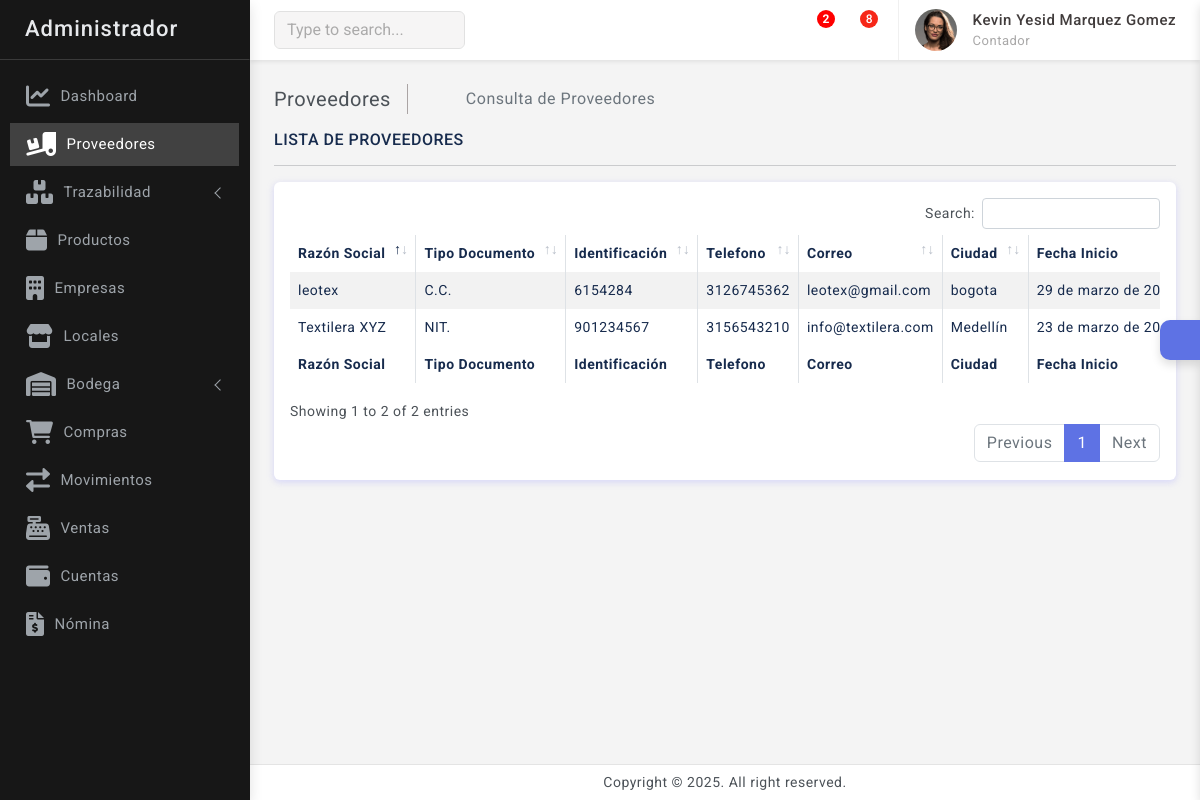
The page /proveedores/ (signed in) on the database its author committed.
### usuarios/models.py (models this page shows, shortened)
class PerfilUsuario(models.Model):
    usuario                             = models.OneToOneField(Usuario, on_delete=models.CASCADE)
    nombre                              = models.CharField(max_length=50)
    apellido                            = models.CharField(max_length=50)
    documento                           = models.IntegerField(unique=True)
    telefono                            = models.IntegerField(unique=True)
    cargo                               = models.ForeignKey(Cargo, on_delete=models.CASCADE, related_name="Cargo")
    def full_name(self):
        return f'{self.nombre} {self.apellido}'

class Cargo(models.Model):
    nombre  = models.CharField(max_length=50, unique=True)
    area    = models.ForeignKey(Area, on_delete=models.CASCADE, related_name="Area_relacionada")
    def __str__(self):
        return self.nombre

### proveedores/models.py (models this page shows, shortened)
class Proveedor(models.Model):
    UserResponsable       = models.ForeignKey(PerfilUsuario, on_delete=models.CASCADE)
    Razon_Social          = models.CharField(max_length=100, null=False, blank=False)
    Tipo_documentos=(
        ('C.C.','C.C'),
        ('NIT.','NIT.'),
        ('PAS','PAS'),
    )
    Tipo_documento          = models.CharField(max_length=50, choices=Tipo_documentos, default='NIT')
    Identificacion          = models.IntegerField(unique=True, null=False, blank=False)
    Telefono                = models.IntegerField()
    Correo                  = models.EmailField(max_length=100, unique=True, null=False, blank=False)
    Ciudad                  = models.CharField(max_length=100)
    Direccion               = models.CharField(max_length=100)
    Fecha_Inicio_Actividad  = models.DateField(null=False, blank=False)
    class Meta:
        verbose_name='Proveedor'
        verbose_name_plural='Proveedores'

### proveedores/views.py (the view)
# urls.py: path('proveedores/', include('proveedores.urls')),
@login_required(login_url = 'login')
def proveedores(request):
    proveedores = Proveedor.objects.all()
    return render(request, 'proveedores/proveedores.html', {'proveedores': proveedores})

### kiddes/context_processors.py (called while the page is built)
def global_context(request):
    user = None
    perfil = None
    contrato = None
    empresas = None
    if request.user.is_authenticated:
        user = request.user
        perfil = PerfilUsuario.objects.filter(usuario=request.user).first()
        if perfil:
            contrato = Contrato.objects.filter(perfil=perfil).first()
    empresas = Empresa.objects.all
    empresa_id = request.session.get('empresa_id')
    empresa_activa = None
    if empresa_id:
        empresa_activa = Empresa.objects.filter(id=empresa_id).first()
    return {
        'perfil': perfil,
        'user': user,
        'contrato': contrato,
        'empresas': empresas,
        'empresa_id': empresa_id,
        'empresa_activa': empresa_activa,
    }

### notificaciones/context_processors.py (called while the page is built)
def notificaciones_context(request):
    if request.user.is_authenticated:
        notificaciones = Notificacion.objects.filter(user=request.user, leida=False).order_by('-fecha_creacion')
    else:
        notificaciones = []
    return {'notificaciones': notificaciones}

### templates/proveedores/proveedores.html (shortened to what this page needs)
{% extends 'base.html' %}
{% block content %}
    <div class="page-wrapper">
        <div class="page-content">
            <div class="page-breadcrumb d-none d-sm-flex align-items-center mb-3">
                <div class="breadcrumb-title pe-3">Proveedores</div>
                <div class="ps-3">
                    <nav aria-label="breadcrumb">
                        <ol class="breadcrumb mb-0 p-0">
                            <li class="breadcrumb-item"><a href="{% url 'home' %}"><i class="bx bx-home-alt"></i></a>
                            </li>
                            <li class="breadcrumb-item active" aria-current="page">Consulta de Proveedores</li>
                        </ol>
                    </nav>
                </div>
            </div>
            <h6 class="mb-0 text-uppercase">Lista de Proveedores</h6>
            <hr />
            <div class="card">
                <div class="card-body">
                    <div class="table-responsive">
                        <table id="example2" class="table table-striped table-bordered">
                            <thead>
                                <tr>
                                    <th>Razón Social</th>
                                    <th>Tipo Documento</th>
                                    <th>Identificación</th>
                                    <th>Telefono</th>
                                    <th>Correo</th>
                                    <th>Ciudad</th>
                                    <th>Fecha Inicio</th>
                                </tr>
                            </thead>
                            <tbody>
                                {% if proveedores %}
                                    {% for proveedor in proveedores %}
                                    <tr>
                                        <td>{{ proveedor.Razon_Social }}</td>
                                        <td>{{ proveedor.Tipo_documento }}</td>
                                        <td>{{ proveedor.Identificacion }}</td>
                                        <td>{{ proveedor.Telefono }}</td>
                                        <td>{{ proveedor.Correo }}</td>
                                        <td>{{ proveedor.Ciudad }}</td>
                                        <td>{{ proveedor.Fecha_Inicio_Actividad }}</td>
                                    </tr>
                                    {% endfor %}
                                {% endif %}
                            </tbody>
                            <tfoot>
                                <tr>
                                    <th>Razón Social</th>
                                    <th>Tipo Documento</th>
                                    <th>Identificación</th>
                                    <th>Telefono</th>
                                    <th>Correo</th>
                                    <th>Ciudad</th>
                                    <th>Fecha Inicio</th>
                                </tr>
                            </tfoot>
                        </table>
                    </div>
                </div>
            </div>
        </div>
    </div>
{% endblock %}

### templates/includes/navbar.html (shortened to what this page needs)
{% load static %}
<header>
    <div class="topbar d-flex align-items-center">
        <nav class="navbar navbar-expand">
            <div class="search-bar flex-grow-1">
                <div class="position-relative search-bar-box">
                    <input type="text" class="form-control search-control" placeholder="Type to search..."> <span class="position-absolute top-50 search-show translate-middle-y"><i class='bx bx-search'></i></span>
                </div>
            </div>
            <div class="top-menu ms-auto">
                <ul class="navbar-nav align-items-center">
                    <li class="nav-item dropdown dropdown-large">
                        <a class="nav-link dropdown-toggle dropdown-toggle-nocaret" href="#" role="button" data-bs-toggle="dropdown" aria-expanded="false">	<i class='bx bx-category'></i>
                        </a>
                    </li>
                    <li class="nav-item dropdown dropdown-large">
                        <a class="nav-link dropdown-toggle dropdown-toggle-nocaret position-relative" href="#" role="button" data-bs-toggle="dropdown" aria-expanded="false">
                            <span id="notificaciones-count" class="alert-count notificacion" data-url="{% url 'contar_notificaciones' %}" style="display: {% if notificaciones|length > 0 %}inline-block{% else %}none{% endif %};">
                                {{ notificaciones|length }}
                            </span>
                            <i class='bx bx-bell'></i>
                        </a>
                    </li>
                    <li class="nav-item dropdown dropdown-large">
                        <a class="nav-link dropdown-toggle dropdown-toggle-nocaret position-relative" href="#" role="button" data-bs-toggle="dropdown" aria-expanded="false"> <span class="alert-count">8</span>
                            <i class='bx bx-comment'></i>
                        </a>
                    </li>
                </ul>
            </div>
            <div class="user-box dropdown">
                <a class="d-flex align-items-center nav-link dropdown-toggle dropdown-toggle-nocaret" href="#" role="button" data-bs-toggle="dropdown" aria-expanded="false">
                    <img src="{% static 'images/avatars/avatar-2.png' %}" class="user-img" alt="user avatar">
                    <div class="user-info ps-3">
                        <p class="user-name mb-0"> {{perfil.full_name}} </p>
                        <p class="designattion mb-0">{{perfil.cargo}}</p>
                    </div>
                </a>
            </div>
        </nav>
    </div>
</header>

### kiddes/static/css/app.css (style rules this page uses)
body { font-size: 14px; color: #4c5258; letter-spacing: .5px; background-color: #f4f4f4; overflow-x: hidden; font-family: Roboto, sans-serif }
a { text-decoration: none }
.topbar { position: fixed; top: 0; left: 250px; right: 0; height: 60px; background: #fff; border-bottom: 1px solid rgb(228 228 228 / 0%); z-index: 10; box-shadow: 0 .125rem .25rem rgba(0, 0, 0, .075)!important }
.topbar .navbar { width: 100%; height: 60px; padding-left: 1.5rem; padding-right: 1.5rem; }
.page-wrapper { height: 100%; margin-top: 60px; margin-bottom: 30px; margin-left: 250px }
.page-content { padding: 1.5rem 1.5rem 0.7rem 1.5rem }
.breadcrumb-title { font-size: 20px; border-right: 1.5px solid #aaa4a4 }
.page-breadcrumb .breadcrumb li.breadcrumb-item { font-size: 16px }
.page-breadcrumb .breadcrumb-item+.breadcrumb-item::before { display: inline-block; padding-right: .5rem; color: #6c757d; font-family: LineIcons; content: "\ea5c" }
input::placeholder { color: #000!important; opacity: .3!important }
.search-bar-box { width: 40% }
.search-control { background-color: #f6f5f5; border: 1px solid #e1e1e1; padding-right: 2.5rem }
.search-show { font-size: 18px; right: 15px }
.topbar .navbar .navbar-nav .nav-link { padding-right: .8rem; padding-left: .8rem; color: #252323; font-size: 22px }
.dropdown-toggle-nocaret:after { display: none }
.alert-count { position: absolute; top: 5px; left: 22px; width: 18px; height: 18px; display: flex; align-items: center; justify-content: center; border-radius: 50%; font-size: 12px; font-weight: 500; color: #fff; background: #f62718 }
.user-img { width: 42px; height: 42px; border-radius: 50%; border: 0 solid #e5e5e5; padding: 0; margin-left: 1rem; }
.user-info .user-name { font-size: 15px; font-weight: 500; color: #413c3c }
.user-info .designattion { font-size: 13px; color: #a9a8a8 }
.user-box { display: flex; align-items: center; height: 60px; border-left: 1px solid #f0f0f0; margin-left: 1rem }
.dropdown-large { position: relative }

### kiddes/static/css/style.css (style rules this page uses)
.notificacion { background-color: red; color: white; font-size: 12px; font-weight: bold; border-radius: 50%; width: 18px; height: 18px; text-align: center; line-height: 18px; position: absolute; top: 5px; right: -5px; }

### rows shown on the page
PerfilUsuario: full_name "Kevin Yesid Marquez Gomez", cargo "Contador"
Proveedor: Razon_Social "Textilera XYZ", Tipo_documento "NIT.", Identificacion "901234567", Telefono "3156543210", Correo "info@textilera.com", Ciudad "Medellín", Fecha_Inicio_Actividad "23 de marzo de…"
Proveedor: Razon_Social "leotex", Tipo_documento "C.C.", Identificacion "6154284", Telefono "3126745362", Correo "leotex@gmail.com", Ciudad "bogota", Fecha_Inicio_Actividad "29 de marzo de…"

### other values the page prints
{{ notificaciones|length }} "2"
